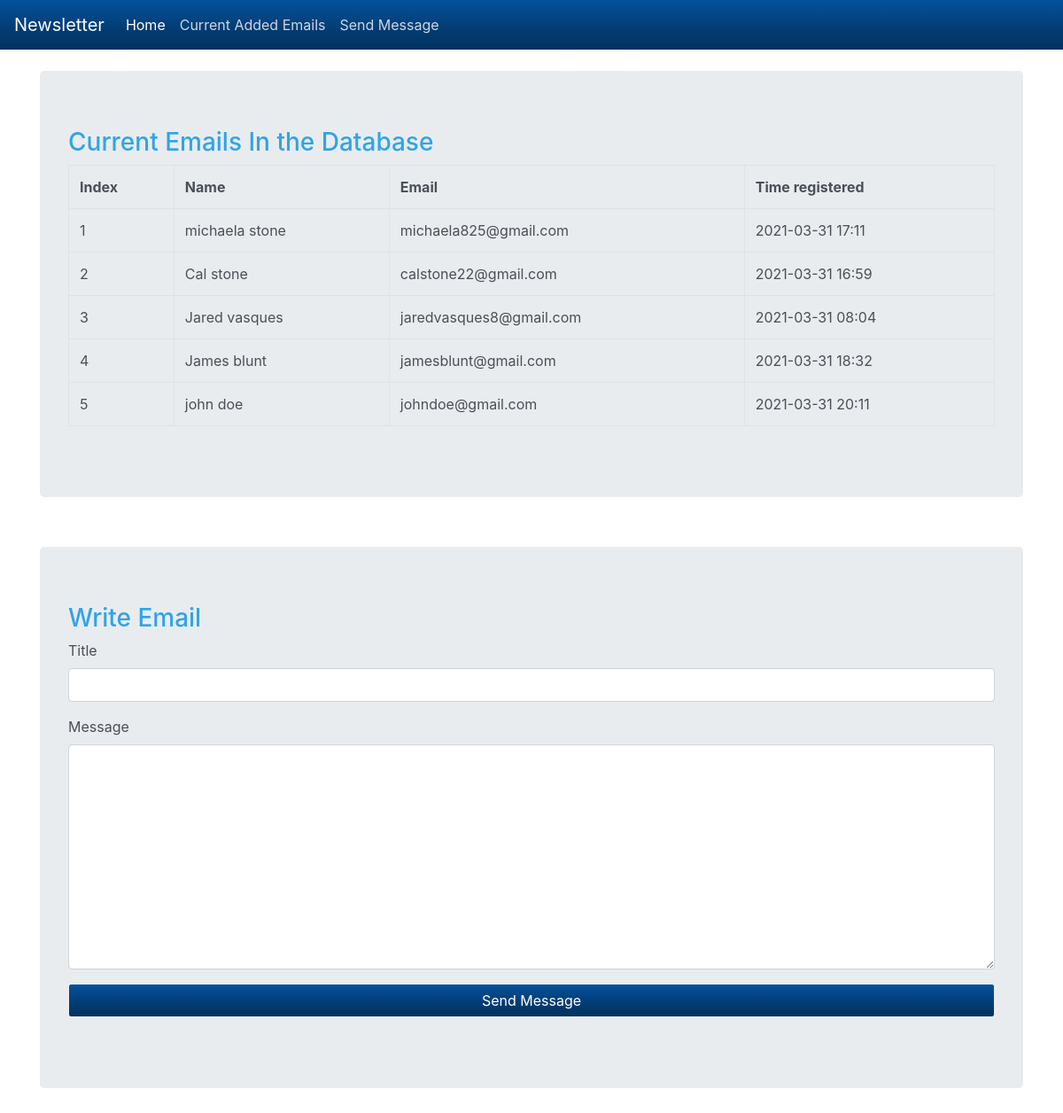
Before: /admin/pages/Newsletter/index.php with the older database file.
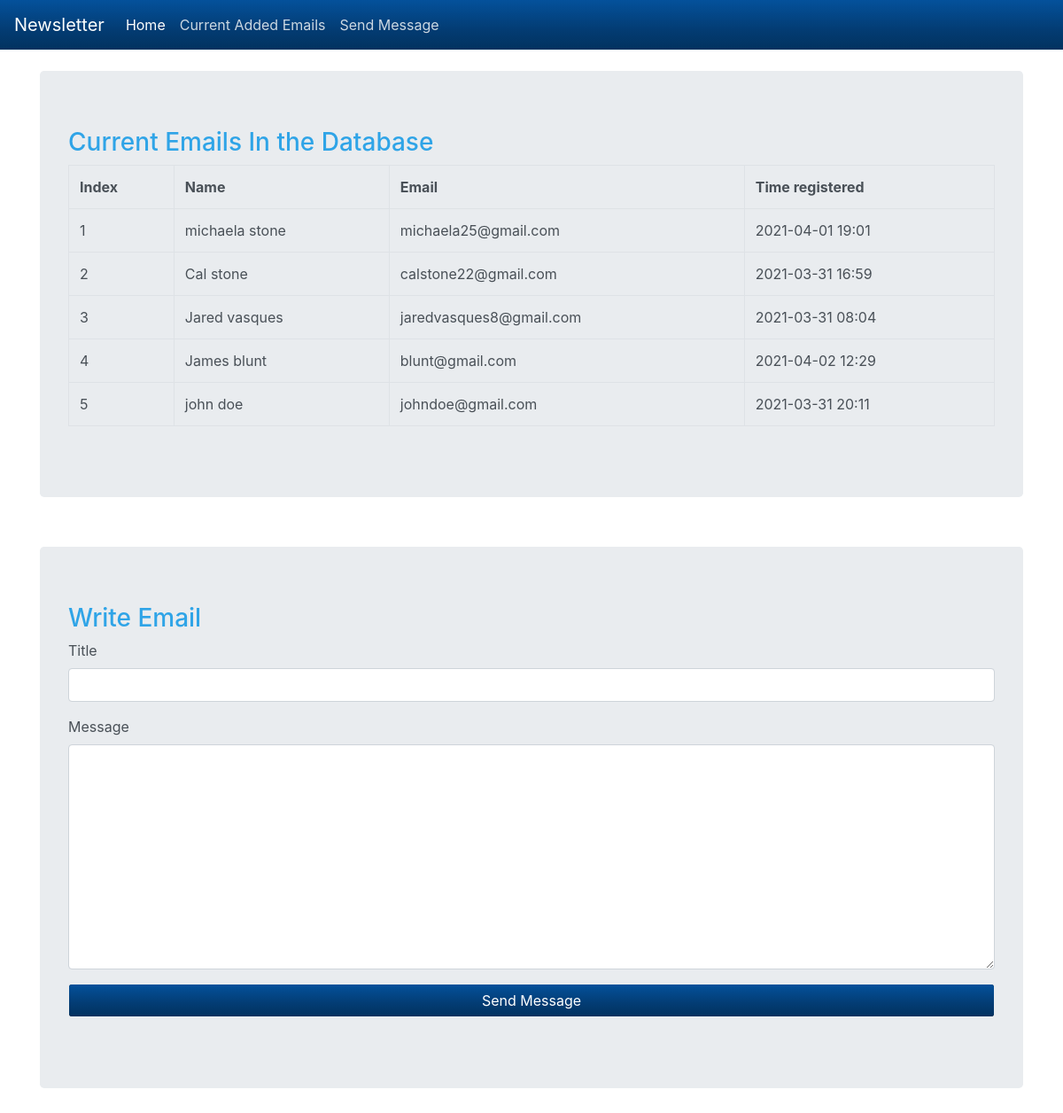
After: the same page with the newer database file.
### tables this page shows
CREATE TABLE `users` (
  `user_id` int(255) NOT NULL,
  `username` varchar(255) NOT NULL,
  `adm_no` int(255) NOT NULL,
  `passcode` varchar(255) NOT NULL,
  `user_mail` varchar(255) NOT NULL,
  `created_at` timestamp(6) NOT NULL DEFAULT current_timestamp(6) ON UPDATE current_timestamp(6)
);

### admin/pages/Newsletter/index.php (the view, shortened to what this page needs)
<?php
        require '../config.php';
        $query = 'SELECT * FROM users';
        $result = mysqli_query($conn,$query);
        $users = mysqli_fetch_all($result,MYSQLI_ASSOC);
?>
<!DOCTYPE html>
<html lang="en">
<head>
    <link rel="stylesheet" href="../../../css/bootstrap.min.css">
</head>
<body>
<div class="h">
<nav class="navbar navbar-expand-lg navbar-dark bg-dark">
  <a class="navbar-brand" href="#">Newsletter</a>
  <div class="collapse navbar-collapse" id="navbarColor02">
    <ul class="navbar-nav mr-auto">
      <li class="nav-item active">
        <a class="nav-link" href="#">Home
        </a>
      </li>
      <li class="nav-item">
        <a class="nav-link" href="#MyEmails">Current Added Emails</a>
      </li>
      <li class="nav-item">
        <a class="nav-link" href="#send">Send Message</a>
      </li>
    </ul>
  </div>
</nav>
</div>
<br>
    <div class="container" id="MyEmails">
    <div class="jumbotron">
    <table class="table table-bordered">
        <h3>Current Emails In the Database</h3>
        <tr>
            <th>Index</th>
            <th>Name</th>
            <th>Email</th>
            <th>Time registered</th>
        </tr>
        <tr>
            <?php $c=0;$c++;?>
            <?php foreach($users as $user):?>
                <?php $standardTime = substr($user['created_at'],0,16); ?>
            <td><?php echo $c; $c++;?></td>
            <td><?php echo $user['username'];?></td>
            <td><?php echo $user['user_mail']?></td>
            <td><?php echo $standardTime;?></td>
        </tr>
        <?php endforeach;?>
    </table>
    </div>
<br>
<div class="container jumbotron" id="send">
    <h3>Write Email</h3>
<form action="<?php echo $_SERVER['PHP_SELF'];?>" method="post">
<div class="form-group">
    <label>Title</label>
    <input type="text" name="title" id="" class="form-control" required>
</div>
<div class="form-group">
            <label>Message</label>
            <textarea name="message" required id="" cols="30" rows="10" class="form-control"></textarea>
        </div>
        <div class="form-group">
            <input type="submit" name="send" value="Send Message"  class="form-control btn bg-dark text-white" required>
        </div>
        </form>
    </div>
</body>
</html>

Changed rows visible on the page:
changed users "michaela stone": user_mail "michaela825@gmail.com" → "michaela25@gmail.com"; created_at "2021-03-31 17:11" → "2021-04-01 19:01"
changed users "James blunt": user_mail "jamesblunt@gmail.com" → "blunt@gmail.com"; created_at "2021-03-31 18:32" → "2021-04-02 12:29"
